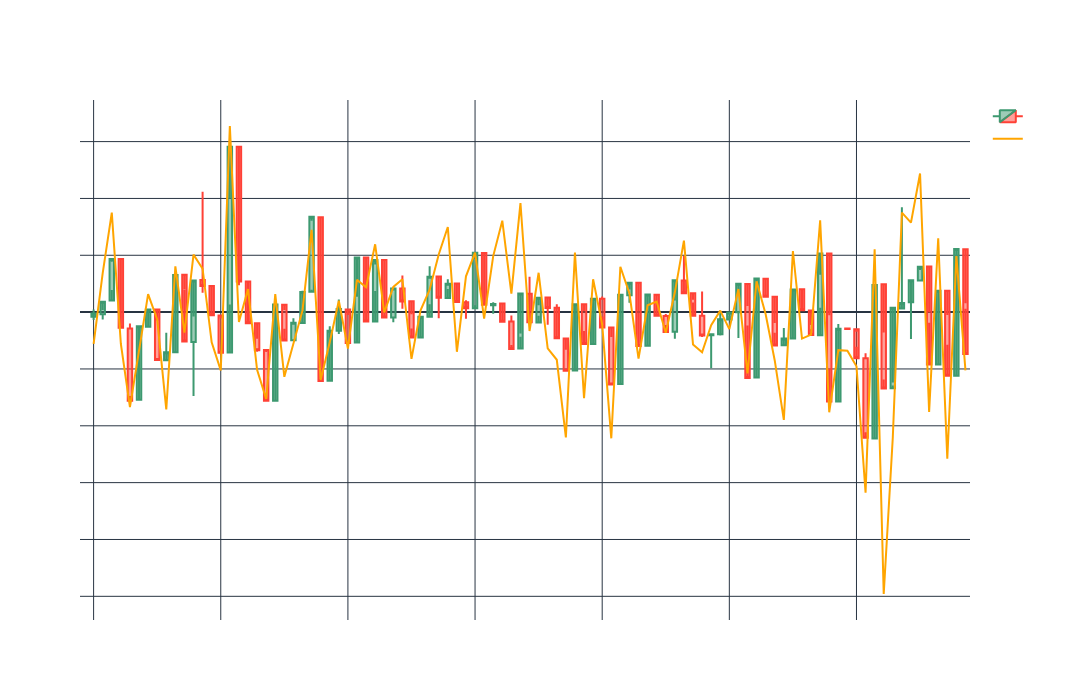

The cell this chart's notebook holds for it:
### Code cell
candlestick(df_btc, 100, comparison = df_sol)
